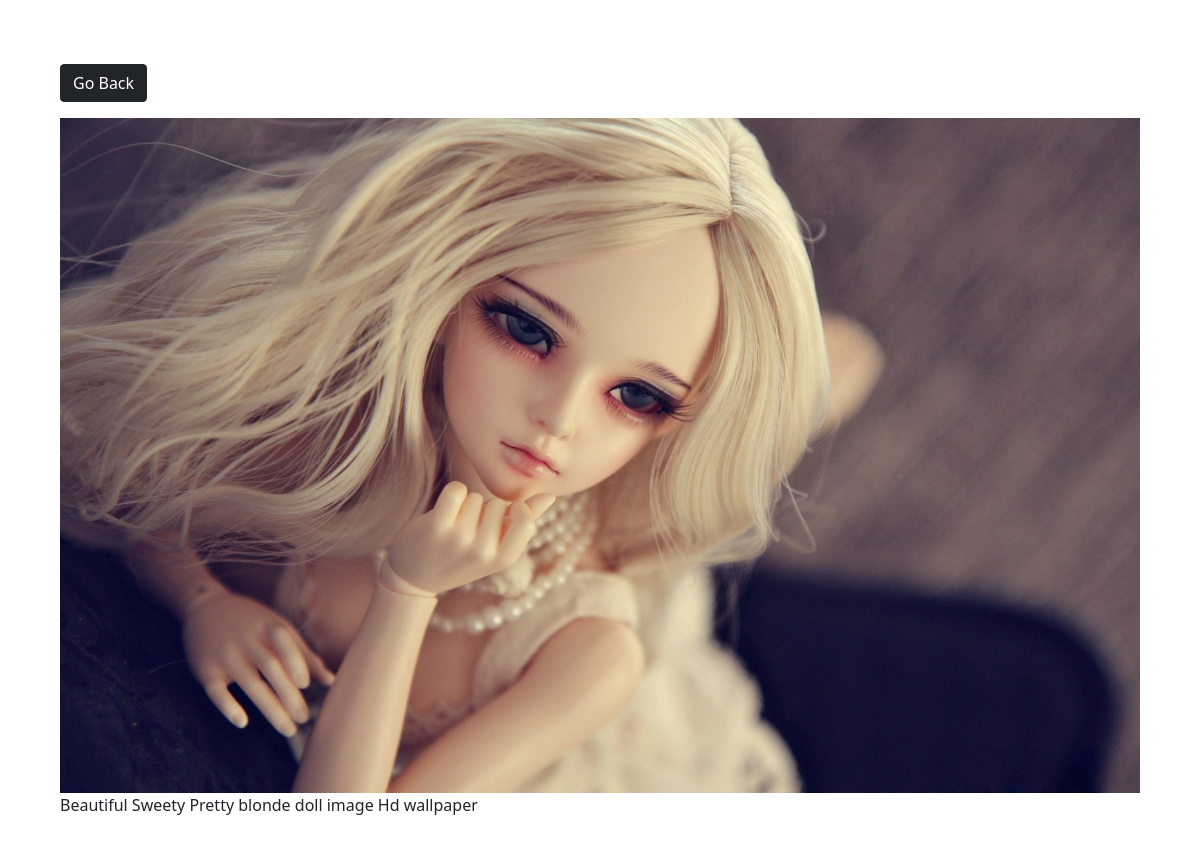
/photo/3/ (signed in), run on the app's committed database.
### app/models.py (models this page shows, shortened)
class Photo(models.Model):
    class Meta:
        verbose_name = 'Photo'
        verbose_name_plural = 'Photos'
    category = models.ForeignKey(
        Category, on_delete=models.SET_NULL, null=True, blank=True)
    image = models.ImageField(null=False, blank=False)
    description = models.TextField()

### app/views.py (the view)
# urls.py: path('photo/<str:pk>/', views.viewPhoto, name='photo'),
@login_required(login_url='login')
def viewPhoto(request, pk):
    photo = Photo.objects.get(id=pk)
    return render(request, 'photo.html', {'photo': photo})

### templates/photo.html (shortened to what this page needs)
<!DOCTYPE html>
<html>
<head>
    <link href="https://cdn.jsdelivr.net/npm/bootstrap@5.0.0-beta1/dist/css/bootstrap.min.css" rel="stylesheet"
>
</head>
<body class="m-5">
    <div class="container">
        <div class="row justify-content-center">
            <div class="col">
                <a href="{% url 'gallery' %}" class="btn btn-dark my-3">Go Back</a>
                <div style="height: 90vh;">
                    <img style="max-width: 100%; max-height: 100%;" src="{{photo.image.url}}">
                    <p>{{photo.description}}</p>
                </div>
            </div>
        </div>
    </div>
</body>
</html>

### data on the page
Photo: image (picture), description "Beautiful Sweety Pretty blonde doll image Hd wallpaper"
